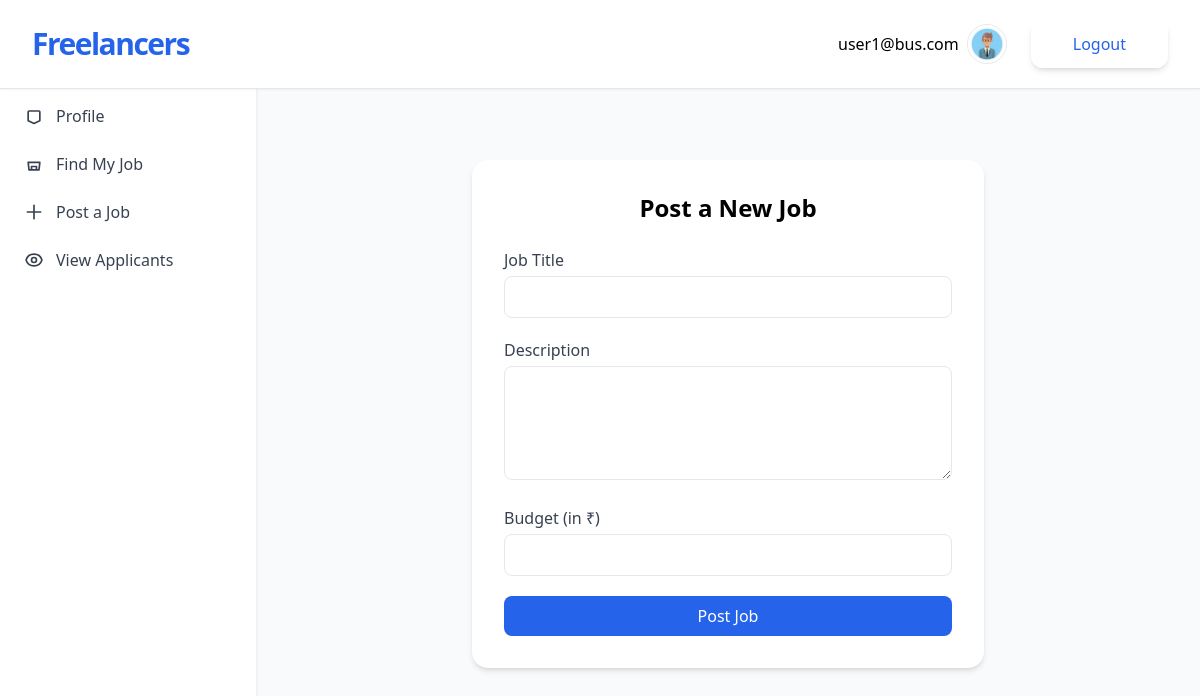
Page /my-jobs/ (signed in) on the committed database.
### accounts/models.py (models this page shows, shortened)
class CustomUser(AbstractUser):
    USER_TYPE_CHOICES = (
        ('freelancer', 'Freelancer'),
        ('business', 'Business'),
    )
    user_type = models.CharField(max_length=20, choices=USER_TYPE_CHOICES, null=True, blank=True)

### jobs/models.py (models this page shows, shortened)
class Business(models.Model):
    owner = models.OneToOneField(User, on_delete=models.CASCADE)
    profile_pic = models.ImageField(upload_to="'profiles/", blank=True)
    name = models.CharField(max_length=100)
    bio = models.TextField(blank=True)

### jobs/views.py (the view)
# urls.py: path('my-jobs/', post_job, name='post-jobs'),
@login_required
def post_job(request):
    try:
        business = request.user.business  # get the Business profile
    except Business.DoesNotExist:
        messages.error(request, "You must create a Business profile first.")
        return redirect('business-create')
    if request.method == 'POST':
        form = JobForm(request.POST)
        if form.is_valid():
            job = form.save(commit=False)
            job.business = business  # assign the correct Business instance
            job.save()
            messages.success(request, "Job posted successfully!")
            return redirect('job-list')
    else:
        form = JobForm()
    return render(request, 'jobs/post_job.html', {'form': form})

### jobs/forms.py
class JobForm(forms.ModelForm):
    class Meta:
        model = Job
        fields = ['title', 'description', 'budget']
        widgets = {
            'title': forms.TextInput(attrs={'class': 'border rounded-lg w-full p-2'}),
            'description': forms.Textarea(attrs={'class': 'border rounded-lg w-full p-2', 'rows': 4}),
            'budget': forms.NumberInput(attrs={'class': 'border rounded-lg w-full p-2'}),
        }

### jobs/templates/jobs/post_job.html (shortened to what this page needs)
{% extends 'jobs/_base.html' %}
{% block content %}
<div class="flex justify-center mt-12">
  <div class="bg-white p-8 rounded-2xl shadow-md w-full max-w-lg">
    <h2 class="text-2xl font-semibold mb-6 text-center">Post a New Job</h2>
    <form method="POST" class="space-y-5">
      <div>
        <label for="title" class="block text-gray-700 mb-1">Job Title</label>
        <input type="text" id="title" name="title" required
               class="w-full border rounded-lg px-3 py-2 focus:outline-none focus:ring-2 focus:ring-blue-500">
      </div>
      <div>
        <label for="description" class="block text-gray-700 mb-1">Description</label>
        <textarea id="description" name="description" rows="4" required
                  class="w-full border rounded-lg px-3 py-2 focus:outline-none focus:ring-2 focus:ring-blue-500"></textarea>
      </div>
      <div>
        <label for="budget" class="block text-gray-700 mb-1">Budget (in ₹)</label>
        <input type="number" id="budget" name="budget" required min="1"
               class="w-full border rounded-lg px-3 py-2 focus:outline-none focus:ring-2 focus:ring-blue-500">
      </div>
      <button type="submit"
              class="w-full bg-blue-600 text-white py-2 rounded-lg hover:bg-blue-700 transition duration-200">
        Post Job
      </button>
    </form>
  </div>
</div>
{% endblock %}

### jobs/templates/jobs/_base.html (shortened to what this page needs)
<!DOCTYPE html>
<html lang="en">
<head>
    <script src="https://cdn.tailwindcss.com"></script>
</head>
<body class="bg-gray-50">
    <div class="flex flex-col p-5 md:items-center md:justify-between md:flex-row md:px-6 lg:px-8 border-b bg-white shadow-sm fixed top-0 left-0 right-0 z-10">
        <div class="flex flex-row items-center justify-between lg:justify-start">
            <a href="{% url 'freelancer-list' %}" class="text-3xl font-bold tracking-tighter text-blue-600 transition duration-500 ease-in-out transform tracking-relaxed lg:pr-8">
                Freelancers
            </a>
        </div>
        <nav class="flex-col items-center flex-grow hidden pb-4 md:pb-0 md:flex md:justify-end md:flex-row lg:pl-2">
            <div class="inline-flex items-center gap-2 list-none lg:ml-auto">
                {% if user.is_authenticated %}
                <p>{{ user.email }}</p>
                {% if user.business.profile_pic %}
                    <img class="w-10 border rounded-full mr-4" src="{{ user.business.profile_pic.url }}" alt="Profile pic">
                {% endif %}
                <form action="{% url 'account_logout' %}" method="POST">
                    <button type="submit" class="items-center block px-10 py-2.5 text-base font-medium text-center text-blue-600 transition duration-500 ease-in-out transform border-2 border-white shadow-md rounded-xl focus:outline-none focus:ring-2 focus:ring-offset-2 focus:ring-gray-500">
                        Logout
                    </button>
                </form>
                {% endif %}
            </div>
        </nav>
    </div>
    <div class="flex pt-20">
        <aside class="fixed top-20 left-0 w-64 bg-white shadow-md h-[calc(100vh-5rem)] p-6 z-5">
            <nav class="flex flex-col gap-6 text-gray-700">
                <a href="{% url 'profile' %}" class="flex items-center gap-3 hover:text-blue-600 font-medium">
                    <svg xmlns="http://www.w3.org/2000/svg" class="h-5 w-5" fill="none" viewBox="0 0 24 24" stroke="currentColor">
                        <path stroke-linecap="round" stroke-linejoin="round" stroke-width="2"
                            d="M5.121 17.804A1 1 0 015 17V7a1 1 0 011-1h12a1 1 0 011 1v10a1 1 0 01-.121.804L12 21l-6.879-3.196z"/>
                    </svg>
                    Profile
                </a>
                <a href="{% url 'job-list' %}" class="flex items-center gap-3 hover:text-blue-600 font-medium">
                    <svg xmlns="http://www.w3.org/2000/svg" class="h-5 w-5" fill="none" viewBox="0 0 24 24" stroke="currentColor">
                        <path stroke-linecap="round" stroke-linejoin="round" stroke-width="2"
                            d="M9 17v-2h6v2a2 2 0 01-2 2H11a2 2 0 01-2-2zM5 10h14l-1 9H6l-1-9z"/>
                    </svg>
                    Find My Job
                </a>
                {% if user.business %}
                    <a href="{% url 'post-jobs' %}" class="flex items-center gap-3 hover:text-blue-600 font-medium">
                        <svg xmlns="http://www.w3.org/2000/svg" class="h-5 w-5" fill="none" viewBox="0 0 24 24" stroke="currentColor">
                            <path stroke-linecap="round" stroke-linejoin="round" stroke-width="2" d="M12 4v16m8-8H4"/>
                        </svg>
                        Post a Job
                    </a>
                {% endif %}
                {% if user.business %}
                    <a href="{% url 'my-job-applicants' %}" class="flex items-center gap-3 hover:text-blue-600 font-medium">
                        View Applicants
                    </a>
                {% endif %}
            </nav>
        </aside>
        <div class="flex-1 ml-64 p-8">
            <div class="container">
                {% block content %}
                {% endblock content %}
            </div>
        </div>
    </div>
</body>
</html>

### rows in the picture
CustomUser: email "user1@bus.com", business.profile_pic (picture)
